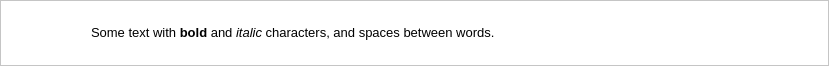
<?xml version="1.0" encoding="UTF-8"?>
<ui version="4.0">
 <class>Form</class>
 <widget class="QWidget" name="Form">
  <property name="geometry">
   <rect>
    <x>0</x>
    <y>0</y>
    <width>829</width>
    <height>66</height>
   </rect>
  </property>
  <property name="windowTitle">
   <string>Form</string>
  </property>
  <layout class="QGridLayout" name="gridLayout">
   <property name="leftMargin">
    <number>0</number>
   </property>
   <property name="topMargin">
    <number>0</number>
   </property>
   <property name="rightMargin">
    <number>0</number>
   </property>
   <property name="bottomMargin">
    <number>0</number>
   </property>
   <property name="spacing">
    <number>0</number>
   </property>
   <item row="0" column="0">
    <widget class="QFrame" name="frame_22">
     <property name="styleSheet">
      <string notr="true">background: #fff;

</string>
     </property>
     <property name="frameShape">
      <enum>QFrame::StyledPanel</enum>
     </property>
     <property name="frameShadow">
      <enum>QFrame::Raised</enum>
     </property>
     <layout class="QGridLayout" name="gridLayout_14">
      <property name="leftMargin">
       <number>9</number>
      </property>
      <item row="0" column="0" rowspan="3">
       <spacer name="horizontalSpacer_25">
        <property name="orientation">
         <enum>Qt::Horizontal</enum>
        </property>
        <property name="sizeHint" stdset="0">
         <size>
          <width>40</width>
          <height>20</height>
         </size>
        </property>
       </spacer>
      </item>
      <item row="0" column="1" rowspan="3">
       <widget class="QFrame" name="frame_23">
        <property name="styleSheet">
         <string notr="true">border:none;</string>
        </property>
        <property name="frameShape">
         <enum>QFrame::StyledPanel</enum>
        </property>
        <property name="frameShadow">
         <enum>QFrame::Raised</enum>
        </property>
        <layout class="QVBoxLayout" name="verticalLayout_7">
         <property name="spacing">
          <number>0</number>
         </property>
         <property name="leftMargin">
          <number>0</number>
         </property>
         <property name="topMargin">
          <number>0</number>
         </property>
         <property name="rightMargin">
          <number>0</number>
         </property>
         <property name="bottomMargin">
          <number>0</number>
         </property>
         <item>
          <widget class="QPushButton" name="pushButton">
           <property name="text">
            <string/>
           </property>
           <property name="icon">
            <iconset resource="../static/resource.qrc">
             <normaloff>:/icons/icons/input.png</normaloff>:/icons/icons/input.png</iconset>
           </property>
           <property name="iconSize">
            <size>
             <width>30</width>
             <height>30</height>
            </size>
           </property>
          </widget>
         </item>
         <item>
          <spacer name="verticalSpacer_16">
           <property name="orientation">
            <enum>Qt::Vertical</enum>
           </property>
           <property name="sizeHint" stdset="0">
            <size>
             <width>20</width>
             <height>3</height>
            </size>
           </property>
          </spacer>
         </item>
        </layout>
       </widget>
      </item>
      <item row="0" column="4" rowspan="3">
       <spacer name="horizontalSpacer_26">
        <property name="orientation">
         <enum>Qt::Horizontal</enum>
        </property>
        <property name="sizeHint" stdset="0">
         <size>
          <width>40</width>
          <height>20</height>
         </size>
        </property>
       </spacer>
      </item>
      <item row="0" column="3" rowspan="3">
       <widget class="QFrame" name="frame_24">
        <property name="minimumSize">
         <size>
          <width>80</width>
          <height>0</height>
         </size>
        </property>
        <property name="maximumSize">
         <size>
          <width>80</width>
          <height>16777215</height>
         </size>
        </property>
        <property name="styleSheet">
         <string notr="true">border:none;</string>
        </property>
        <property name="frameShape">
         <enum>QFrame::StyledPanel</enum>
        </property>
        <property name="frameShadow">
         <enum>QFrame::Raised</enum>
        </property>
        <layout class="QGridLayout" name="gridLayout_15">
         <property name="leftMargin">
          <number>0</number>
         </property>
         <property name="topMargin">
          <number>0</number>
         </property>
         <property name="rightMargin">
          <number>0</number>
         </property>
         <property name="bottomMargin">
          <number>0</number>
         </property>
         <property name="horizontalSpacing">
          <number>0</number>
         </property>
         <item row="0" column="0">
          <widget class="QPushButton" name="pushButton_13">
           <property name="styleSheet">
            <string notr="true"/>
           </property>
           <property name="text">
            <string/>
           </property>
           <property name="icon">
            <iconset resource="../static/resource.qrc">
             <normaloff>:/icons/icons/pencil-square.svg</normaloff>:/icons/icons/pencil-square.svg</iconset>
           </property>
          </widget>
         </item>
         <item row="0" column="3">
          <spacer name="horizontalSpacer_27">
           <property name="orientation">
            <enum>Qt::Horizontal</enum>
           </property>
           <property name="sizeHint" stdset="0">
            <size>
             <width>40</width>
             <height>20</height>
            </size>
           </property>
          </spacer>
         </item>
         <item row="1" column="0" colspan="2">
          <spacer name="verticalSpacer_17">
           <property name="orientation">
            <enum>Qt::Vertical</enum>
           </property>
           <property name="sizeHint" stdset="0">
            <size>
             <width>20</width>
             <height>9</height>
            </size>
           </property>
          </spacer>
         </item>
        </layout>
       </widget>
      </item>
      <item row="0" column="2" rowspan="3">
       <widget class="QLabel" name="label_13">
        <property name="minimumSize">
         <size>
          <width>600</width>
          <height>0</height>
         </size>
        </property>
        <property name="maximumSize">
         <size>
          <width>600</width>
          <height>16777215</height>
         </size>
        </property>
        <property name="font">
         <font>
          <pointsize>10</pointsize>
         </font>
        </property>
        <property name="styleSheet">
         <string notr="true"/>
        </property>
        <property name="text">
         <string>&lt;html&gt;Some text with &lt;b&gt;bold&lt;/b&gt; and &lt;i&gt;italic&lt;/i&gt; characters, and spaces between words.&lt;/html&gt;</string>
        </property>
        <property name="wordWrap">
         <bool>true</bool>
        </property>
        <property name="textInteractionFlags">
         <set>Qt::LinksAccessibleByKeyboard|Qt::LinksAccessibleByMouse|Qt::TextBrowserInteraction|Qt::TextSelectableByKeyboard|Qt::TextSelectableByMouse</set>
        </property>
       </widget>
      </item>
     </layout>
    </widget>
   </item>
  </layout>
 </widget>
 <resources>
  <include location="../static/resource.qrc"/>
 </resources>
 <connections/>
</ui>
